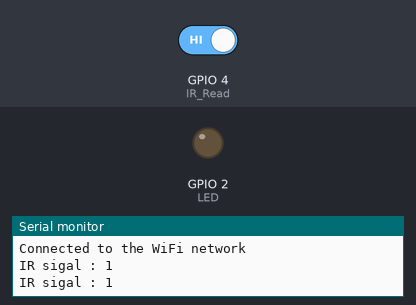
This sketch was run on a simulated ESP32. Parts: output pins drawn as LEDs (lit = HIGH), the last lines printed to the serial monitor. The test bench sets the inputs (shaded band); at power-on: GPIO 4 (IR_Read) HIGH. WiFi joins after 1.5 s; servers stay silent unless stated.

Above: at 7.2 s.
7.3 s: GPIO 4 (IR_Read) driven LOW
At 9.1 s:
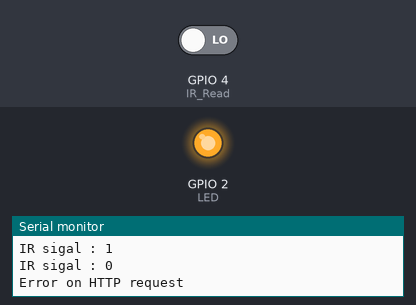
9.5 s: GPIO 4 (IR_Read) driven HIGH
At 10.8 s:
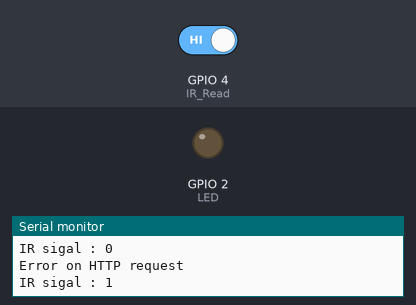
Timing chart, 0 to 12.5 s (numbered marks = the images above; inputs shaded):
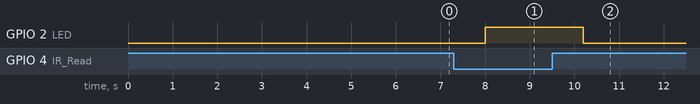

The sketch:

httpTest.ino
```cpp
#include <WiFi.h>
#include <HTTPClient.h>

#define IR_Read 4
#define LED 2

const char* ssid = "ibrahim";
const char* password =  "ibrahim11";


void setup() {

  Serial.begin(115200);
  delay(4000);
  WiFi.begin(ssid, password);

  while (WiFi.status() != WL_CONNECTED) {
    delay(1000);
    Serial.println("Connecting to WiFi..");
  }

  Serial.println("Connected to the WiFi network");

  pinMode(IR_Read,INPUT);
  pinMode(LED,OUTPUT);
}

void loop() {
  digitalWrite(LED,LOW);
  int irSignal = digitalRead(IR_Read);
  Serial.print("IR sigal : ");
  Serial.println(irSignal);
  if(irSignal == LOW){
    digitalWrite(LED,HIGH);
    httpRequest();

  }

  delay(1000);

}


void httpRequest(){
     if ((WiFi.status() == WL_CONNECTED)) { //Check the current connection status

        HTTPClient http;

        http.begin("http://abacusteam.herokuapp.com/req"); //Specify the URL
        int httpCode = http.GET();                                        //Make the request

        if (httpCode > 0) { //Check for the returning code

          String payload = http.getString();
          Serial.println(httpCode);
          Serial.println(payload);
        }

        else {
          Serial.println("Error on HTTP request");
        }

        http.end(); //Free the resources
    }
    delay(1000);
}
```

Measured:
- after the input at 7.3 s, GPIO 2 (LED): LOW → HIGH after 0.70 s
- after the input at 9.5 s, GPIO 2 (LED): HIGH → LOW after 0.70 s
